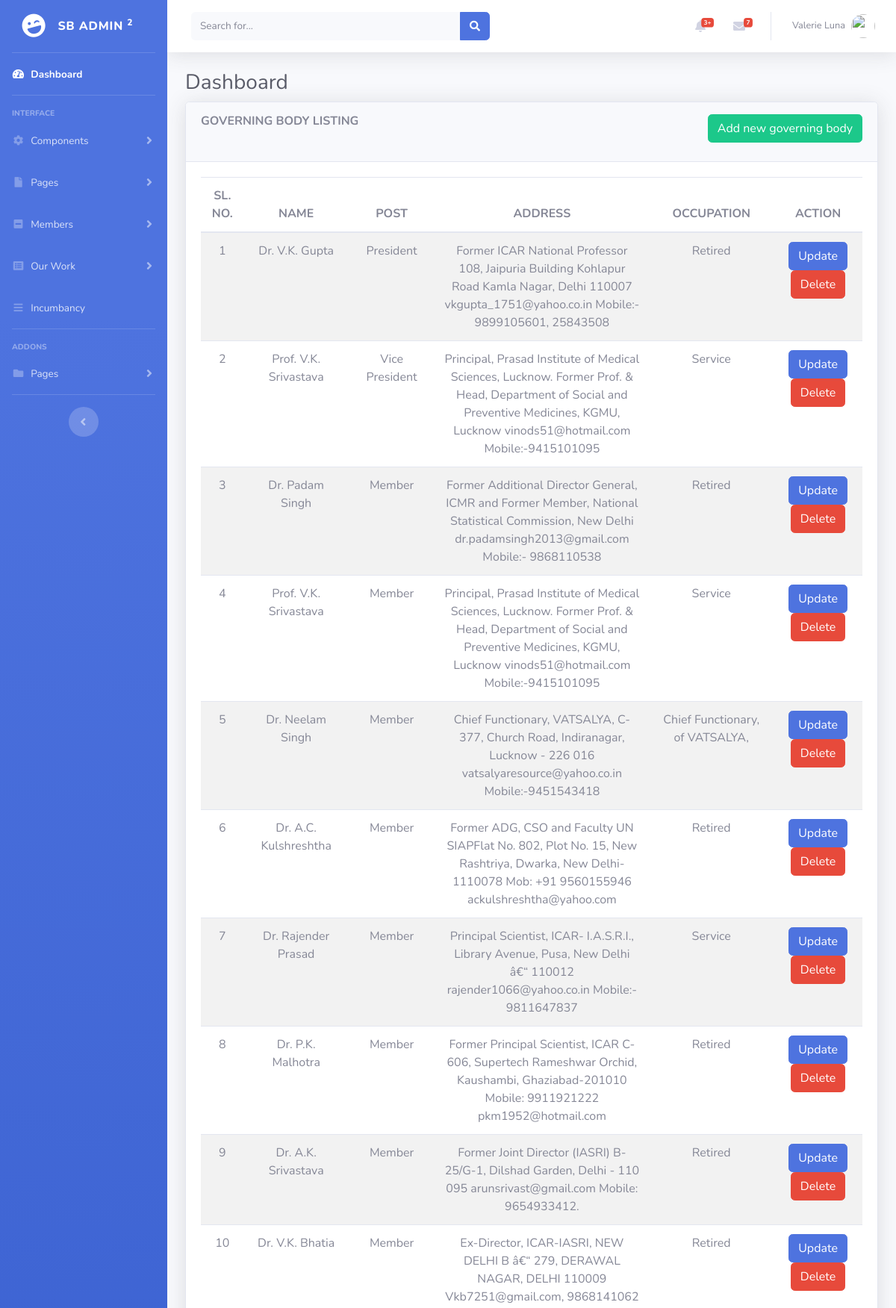
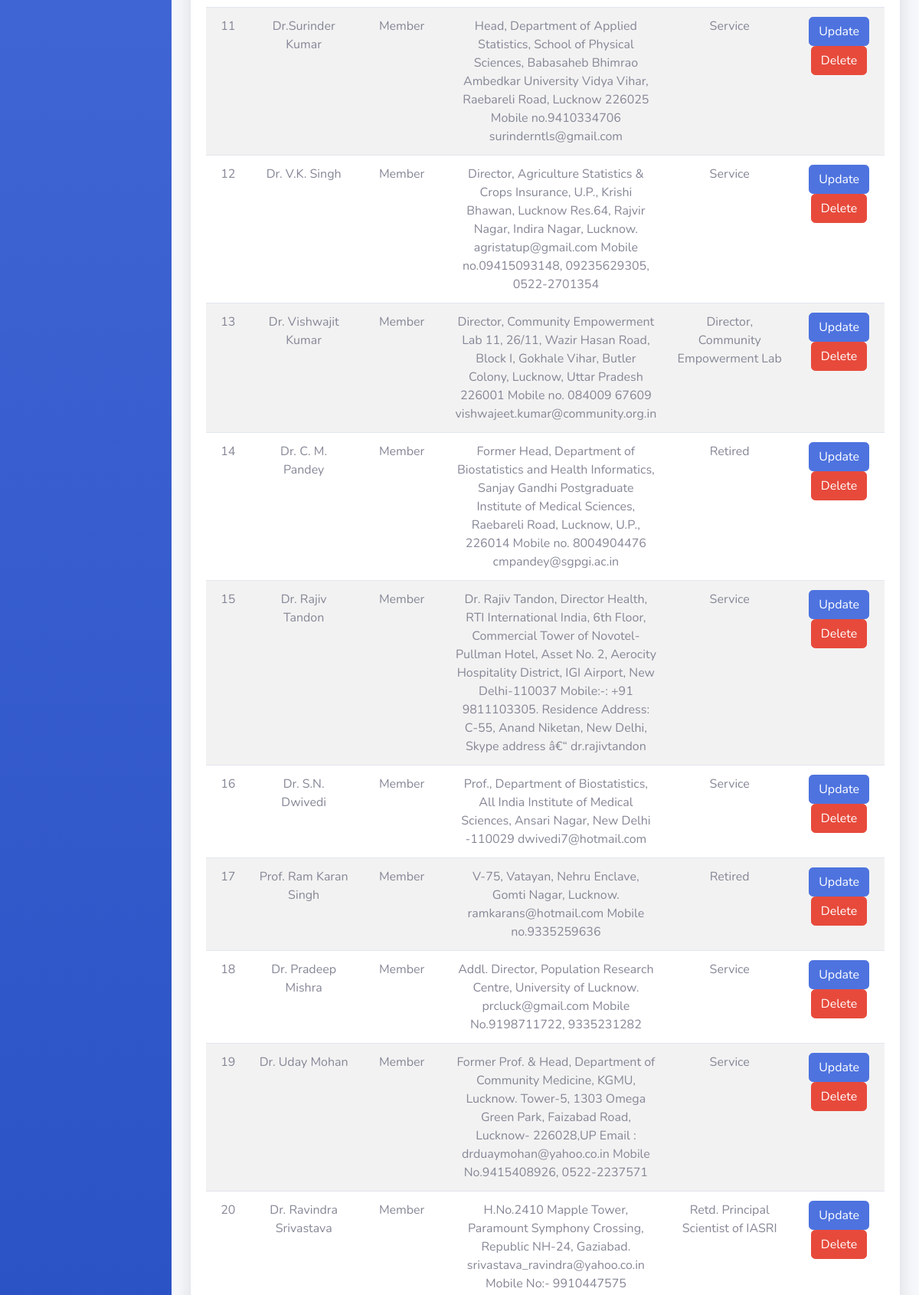
/admin/gov_body.php (signed in, upper part), run on the app's committed database (2 pictures, top to bottom).
### tables this page shows
CREATE TABLE `g_body` (
  `id` int(11) NOT NULL,
  `g_name` varchar(50) NOT NULL,
  `g_post` varchar(25) NOT NULL,
  `g_address` text NOT NULL,
  `g_occup` varchar(50) NOT NULL
);

### admin/gov_body.php (the view, shortened to what this page needs)
<?php
include './connection.php';
?>
<!DOCTYPE html>
<html lang="en">
    <?php include './headtag.php'; ?>
    <body id="page-top">
        <div id="wrapper">
            <?php
            include './leftsidebar.php';
            ?>
            <div id="content-wrapper" class="d-flex flex-column">
                <div id="content">
                    <?php
                    include './topbar.php';
                    ?>
                    <div class="container-fluid">
                        <h1 class="h3 mb-2 text-gray-800">Dashboard</h1>
                        <div class="card shadow mb-4">
                            <form action="" method="post">
                                <div class="card-header py-3" style="height:80px;">
                                    <div class="form-row">
                                        <br>
                                        <div class="col"><h6 class="font-weight-bold">GOVERNING BODY LISTING</h6></div>
                                        <div class="col"><p align="right">
                                                <input type="button" class="btn btn-success" name="newGov" value="Add new governing body" data-toggle="modal" data-target="#addNewGov">
                                            </p></div>
                                    </div></div>
                                <div class="card-body">
                                    <?php
                                        $query = "SELECT * FROM `g_body`";
                                        $execute = mysqli_query($conn, $query);
                                        $num = mysqli_num_rows($execute);
                                    ?>
                                    <div class="table-responsive">
                                        <table class="table table-striped text-center" id="dataTable" width="100%" cellspacing="0">
                                            <thead>
                                                <tr>
                                                    <th>SL. NO.</th>
                                                    <th>NAME</th>
                                                    <th>POST</th>
                                                    <th>ADDRESS</th>
                                                    <th>OCCUPATION</th>
                                                    <th>ACTION</th>
                                                </tr>
                                            </thead>
                                            <tbody>
                                                <?php
                                                for ($i = 0; $i < $num; $i++) {
                                                    $row = mysqli_fetch_array($execute);
                                                    ?>
                                                    <tr>
                                                        <td><?php echo $i + 1 ?></td>
                                                        <td><?php echo $row['g_name'] ?></td>
                                                        <td><?php echo $row['g_post'] ?></td>
                                                        <td width="10"><?php echo $row['g_address'] ?></td>
                                                        <td><?php echo $row['g_occup'] ?></td>
                                                        <td><a id="upid" href="#" class="btn btn-primary">Update</a> <a class="btn btn-danger" href="deleteGov_body?id=<?php echo $row['id'];?>" >Delete</a></td>
                                                    </tr>
                                                    <?php
                                                }
                                                ?>
                                            </tbody>
                                        </table>
                                    </div>
                                </div>
                            </form>
                        </div>
                    </div>
                </div>
            </div>
        </div>
    </body>
</html>

### data on the page
g_body: g_name "Dr. V.K. Gupta", g_post "President", g_address "Former ICAR National Professor 108, Jaipuria Building Kohlapur Road Kamla Nagar, Delhi 110007 vkgupta_1751@yahoo.co.in Mobile:- 9899105601, 25843508", g_occup "Retired"
g_body: g_name "Prof. V.K. Srivastava", g_post "Vice President", g_address "Principal, Prasad Institute of Medical Sciences, Lucknow. Former Prof. & Head, Department of Social and Preventive Medicines, KGMU, Lucknow vinods51@hotmail.com Mobile:-9415101095", g_occup "Service"
g_body: g_name "Dr. Padam Singh", g_post "Member", g_address "Former Additional Director General, ICMR and Former Member, National Statistical Commission, New Delhi dr.padamsingh2013@gmail.com Mobile:- 9868110538", g_occup "Retired"
g_body: g_name "Prof. V.K. Srivastava", g_post "Member", g_address "Principal, Prasad Institute of Medical Sciences, Lucknow. Former Prof. & Head, Department of Social and Preventive Medicines, KGMU, Lucknow vinods51@hotmail.com Mobile:-9415101095", g_occup "Service"
g_body: g_name "Dr. Neelam Singh", g_post "Member", g_address "Chief Functionary, VATSALYA, C-377, Church Road, Indiranagar, Lucknow - 226 016 vatsalyaresource@yahoo.co.in Mobile:-9451543418", g_occup "Chief Functionary, of VATSALYA,"
g_body: g_name "Dr. A.C. Kulshreshtha", g_post "Member", g_address "Former ADG, CSO and Faculty UN SIAPFlat No. 802, Plot No. 15, New Rashtriya, Dwarka, New Delhi-1110078 Mob: +91 9560155946 ackulshreshtha@yahoo.com", g_occup "Retired"
g_body: g_name "Dr. Rajender Prasad", g_post "Member", g_address "Principal Scientist, ICAR- I.A.S.R.I., Library Avenue, Pusa, New Delhi â€“ 110012 rajender1066@yahoo.co.in Mobile:- 9811647837", g_occup "Service"
g_body: g_name "Dr. P.K. Malhotra", g_post "Member", g_address "Former Principal Scientist, ICAR C-606, Supertech Rameshwar Orchid, Kaushambi, Ghaziabad-201010 Mobile: 9911921222 pkm1952@hotmail.com", g_occup "Retired"
g_body: g_name "Dr. A.K. Srivastava", g_post "Member", g_address "Former Joint Director (IASRI) B-25/G-1, Dilshad Garden, Delhi - 110 095 arunsrivast@gmail.com Mobile: 9654933412.", g_occup "Retired"
g_body: g_name "Dr. V.K. Bhatia", g_post "Member", g_address "Ex-Director, ICAR-IASRI, NEW DELHI B â€“ 279, DERAWAL NAGAR, DELHI 110009 Vkb7251@gmail.com, 9868141062", g_occup "Retired"
g_body: g_name "Dr.Surinder Kumar", g_post "Member", g_address "Head, Department of Applied Statistics, School of Physical Sciences, Babasaheb Bhimrao Ambedkar University Vidya Vihar, Raebareli Road, Lucknow 226025 Mobile no.9410334706 surinderntls@gmail.com", g_occup "Service"
g_body: g_name "Dr. V.K. Singh", g_post "Member", g_address "Director, Agriculture Statistics & Crops Insurance, U.P., Krishi Bhawan, Lucknow Res.64, Rajvir Nagar, Indira Nagar, Lucknow. agristatup@gmail.com Mobile no.09415093148, 09235629305, 0522-2701354", g_occup "Service"
g_body: g_name "Dr. Vishwajit Kumar", g_post "Member", g_address "Director, Community Empowerment Lab 11, 26/11, Wazir Hasan Road, Block I, Gokhale Vihar, Butler Colony, Lucknow, Uttar Pradesh 226001 Mobile no. 084009 67609 vishwajeet.kumar@community.org.in", g_occup "Director, Community Empowerment Lab"
g_body: g_name "Dr. C. M. Pandey", g_post "Member", g_address "Former Head, Department of Biostatistics and Health Informatics, Sanjay Gandhi Postgraduate Institute of Medical Sciences, Raebareli Road, Lucknow, U.P., 226014 Mobile no. 8004904476 cmpandey@sgpgi.ac.in", g_occup "Retired"
g_body: g_name "Dr. Rajiv Tandon", g_post "Member", g_address "Dr. Rajiv Tandon, Director Health, RTI International India, 6th Floor, Commercial Tower of Novotel-Pullman Hotel, Asset No. 2, Aerocity Hospitality District, IGI Airport, New Delhi-110037 Mobile:-: +91 9811103305. Residence Address: C-55, Anand Niketan, New Delhi, Skype address â€“ dr.rajivtandon", g_occup "Service"
g_body: g_name "Dr. S.N. Dwivedi", g_post "Member", g_address "Prof., Department of Biostatistics, All India Institute of Medical Sciences, Ansari Nagar, New Delhi -110029 dwivedi7@hotmail.com", g_occup "Service"
g_body: g_name "Prof. Ram Karan Singh", g_post "Member", g_address "V-75, Vatayan, Nehru Enclave, Gomti Nagar, Lucknow. ramkarans@hotmail.com Mobile no.9335259636", g_occup "Retired"
g_body: g_name "Dr. Pradeep Mishra", g_post "Member", g_address "Addl. Director, Population Research Centre, University of Lucknow. prcluck@gmail.com Mobile No.9198711722, 9335231282", g_occup "Service"
g_body: g_name "Dr. Uday Mohan", g_post "Member", g_address "Former Prof. & Head, Department of Community Medicine, KGMU, Lucknow. Tower-5, 1303 Omega Green Park, Faizabad Road, Lucknow- 226028,UP Email : drduaymohan@yahoo.co.in Mobile No.9415408926, 0522-2237571", g_occup "Service"
g_body: g_name "Dr. Ravindra Srivastava", g_post "Member", g_address "H.No.2410 Mapple Tower, Paramount Symphony Crossing, Republic NH-24, Gaziabad. srivastava_ravindra@yahoo.co.in Mobile No:- 9910447575", g_occup "Retd. Principal Scientist of IASRI"
